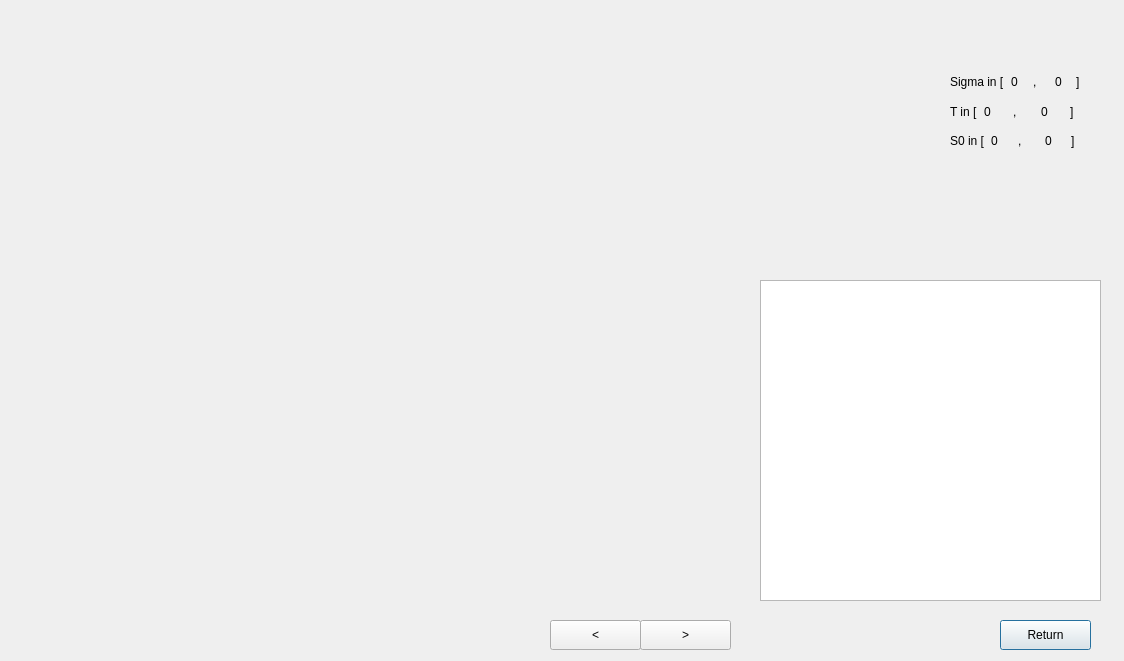
<?xml version="1.0" encoding="UTF-8"?>
<ui version="4.0">
 <class>DrawWindow</class>
 <widget class="QDialog" name="DrawWindow">
  <property name="geometry">
   <rect>
    <x>0</x>
    <y>0</y>
    <width>1124</width>
    <height>661</height>
   </rect>
  </property>
  <property name="windowTitle">
   <string>Dialog</string>
  </property>
  <widget class="QColumnView" name="GraphValues">
   <property name="geometry">
    <rect>
     <x>760</x>
     <y>280</y>
     <width>341</width>
     <height>321</height>
    </rect>
   </property>
  </widget>
  <widget class="QPushButton" name="ReturnButton">
   <property name="geometry">
    <rect>
     <x>1000</x>
     <y>620</y>
     <width>91</width>
     <height>30</height>
    </rect>
   </property>
   <property name="text">
    <string>Return</string>
   </property>
  </widget>
  <widget class="QPushButton" name="NextPictureButton">
   <property name="geometry">
    <rect>
     <x>640</x>
     <y>620</y>
     <width>91</width>
     <height>30</height>
    </rect>
   </property>
   <property name="text">
    <string>&gt;</string>
   </property>
  </widget>
  <widget class="QPushButton" name="PreviousPictureButton">
   <property name="geometry">
    <rect>
     <x>550</x>
     <y>620</y>
     <width>91</width>
     <height>30</height>
    </rect>
   </property>
   <property name="text">
    <string>&lt;</string>
   </property>
  </widget>
  <widget class="QWidget" name="layoutWidget">
   <property name="geometry">
    <rect>
     <x>950</x>
     <y>70</y>
     <width>142</width>
     <height>83</height>
    </rect>
   </property>
   <layout class="QVBoxLayout" name="verticalLayout">
    <item>
     <layout class="QHBoxLayout" name="horizontalLayout">
      <item>
       <widget class="QLabel" name="label">
        <property name="text">
         <string>Sigma in [</string>
        </property>
       </widget>
      </item>
      <item>
       <widget class="QLabel" name="Sigma_inf">
        <property name="text">
         <string>0</string>
        </property>
       </widget>
      </item>
      <item>
       <widget class="QLabel" name="label_2">
        <property name="text">
         <string>,</string>
        </property>
       </widget>
      </item>
      <item>
       <widget class="QLabel" name="Sigma_sup">
        <property name="text">
         <string>0</string>
        </property>
       </widget>
      </item>
      <item>
       <widget class="QLabel" name="label_3">
        <property name="text">
         <string>]</string>
        </property>
       </widget>
      </item>
     </layout>
    </item>
    <item>
     <layout class="QHBoxLayout" name="horizontalLayout_2">
      <item>
       <widget class="QLabel" name="T_In">
        <property name="text">
         <string>T in [</string>
        </property>
       </widget>
      </item>
      <item>
       <widget class="QLabel" name="T_inf">
        <property name="text">
         <string>0</string>
        </property>
       </widget>
      </item>
      <item>
       <widget class="QLabel" name="label_5">
        <property name="text">
         <string>,</string>
        </property>
       </widget>
      </item>
      <item>
       <widget class="QLabel" name="T_sup">
        <property name="text">
         <string>0</string>
        </property>
       </widget>
      </item>
      <item>
       <widget class="QLabel" name="label_6">
        <property name="text">
         <string>]</string>
        </property>
       </widget>
      </item>
     </layout>
    </item>
    <item>
     <layout class="QHBoxLayout" name="horizontalLayout_3">
      <item>
       <widget class="QLabel" name="S0_In">
        <property name="text">
         <string>S0 in [</string>
        </property>
       </widget>
      </item>
      <item>
       <widget class="QLabel" name="S0_inf">
        <property name="text">
         <string>0</string>
        </property>
       </widget>
      </item>
      <item>
       <widget class="QLabel" name="label_7">
        <property name="text">
         <string>,</string>
        </property>
       </widget>
      </item>
      <item>
       <widget class="QLabel" name="S0_sup">
        <property name="text">
         <string>0</string>
        </property>
       </widget>
      </item>
      <item>
       <widget class="QLabel" name="label_8">
        <property name="text">
         <string>]</string>
        </property>
       </widget>
      </item>
     </layout>
    </item>
   </layout>
  </widget>
  <widget class="QWidget" name="Graph" native="true">
   <property name="geometry">
    <rect>
     <x>40</x>
     <y>30</y>
     <width>701</width>
     <height>561</height>
    </rect>
   </property>
  </widget>
 </widget>
 <resources/>
 <connections/>
</ui>
